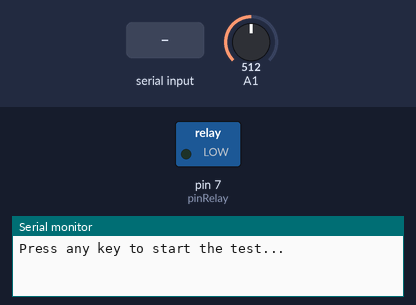
The sketch below on a simulated Arduino Uno, built with avr-gcc and run on an emulated ATmega328P. Parts: switched loads named in the sketch (green lamp = pin HIGH), the last lines printed to the serial monitor. Inputs (shaded band) come from the test bench; at power-on: A1 = 512.

Above: at 0.9 s.
1.0 s: "1" received over Serial
At 2.0 s:
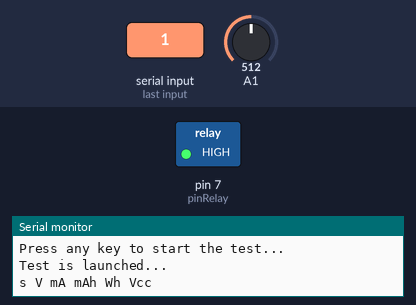
Timing chart, 0 to 7.5 s (numbered marks = the images above; inputs shaded):
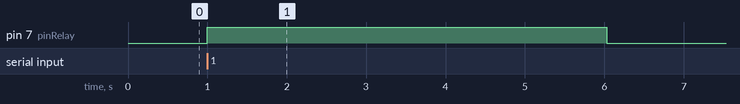

Measured:
- after the input at 1.0 s, pin 7 (pinRelay): LOW → HIGH at once, → LOW 5.0 s later

The sketch:

habr_tester.ino
```cpp
//Ïðîñòîé òåñòåð ¸ìêîñòè àêêóìóëÿòîðîâ íà Arduino

//https://habr.com/ru/post/389105/


#define A_PIN 1
#define NUM_READS 100
#define pinRelay 7

const float typVbg = 1.095; // 1.0 -- 1.2
float Voff = 2.5; // íàïðÿæåíèå âûêëþ÷åíèÿ
float I;
float cap = 0;
float V;
float Vcc;
float Wh = 0;
unsigned long prevMillis;
unsigned long testStart;

void setup() {
  Serial.begin(9600);
  pinMode(pinRelay, OUTPUT);
  Serial.println("Press any key to start the test...");
  while (Serial.available() == 0) {
  }
  Serial.println("Test is launched...");
  Serial.print("s");
  Serial.print(" ");
  Serial.print("V");
  Serial.print(" ");
  Serial.print("mA");
  Serial.print(" ");
  Serial.print("mAh");
  Serial.print(" ");
  Serial.print("Wh");
  Serial.print(" ");
  Serial.println("Vcc");
  digitalWrite(pinRelay, HIGH);
  testStart = millis();
  prevMillis = millis();
}

void loop() {
  Vcc = readVcc(); //ñ÷èòûâàíèå îïîðíîãî íàïðÿæåíèÿ
  V = (readAnalog(A_PIN) * Vcc) / 1023.000; //ñ÷èòûâàíèå íàïðÿæåíèÿ ÀÊÁ
  if (V > 0.01) I = -13.1 * V * V + 344.3 * V + 23.2; //ðàñ÷åò òîêà ïî ÂÀÕ ñïèðàëè
  else I=0;
  cap += (I * (millis() - prevMillis) / 3600000); //ðàñ÷åò åìêîñòè ÀÊÁ â ìÀ÷
  Wh += I * V * (millis() - prevMillis) / 3600000000; //ðàñ÷åò åìêîñòè ÀÊÁ â Âò×
  prevMillis = millis();
  sendData(); // îòïðàâêà äàííûõ â ïîñëåäîâàòåëüíûé ïîðò

  if (V < Voff) { //âûêëþ÷åíèå íàãðóçêè ïðè äîñòèæåíèè ïîðîãîâîãî íàïðÿæåíèÿ
    digitalWrite(pinRelay, LOW);
    Serial.println("Test is done");
    while (2 > 1) {
    }
  }
}

void sendData() {
  Serial.print((millis() - testStart) / 1000);
  Serial.print(" ");
  Serial.print(V, 3);
  Serial.print(" ");
  Serial.print(I, 1);
  Serial.print(" ");
  Serial.print(cap, 0);
  Serial.print(" ");
  Serial.print(Wh, 2);
  Serial.print(" ");
  Serial.println(Vcc, 3);
}


float readAnalog(int pin) {
  // read multiple values and sort them to take the mode
  int sortedValues[NUM_READS];
  for (int i = 0; i < NUM_READS; i++) {
    delay(25);
    int value = analogRead(pin);
    int j;
    if (value < sortedValues[0] || i == 0) {
      j = 0; //insert at first position
    }
    else {
      for (j = 1; j < i; j++) {
        if (sortedValues[j - 1] <= value && sortedValues[j] >= value) {
          // j is insert position
          break;
        }
      }
    }
    for (int k = i; k > j; k--) {
      // move all values higher than current reading up one position
      sortedValues[k] = sortedValues[k - 1];
    }
    sortedValues[j] = value; //insert current reading
  }
  //return scaled mode of 10 values
  float returnval = 0;
  for (int i = NUM_READS / 2 - 5; i < (NUM_READS / 2 + 5); i++) {
    returnval += sortedValues[i];
  }
  return returnval / 10;
}


float readVcc() {
  // read multiple values and sort them to take the mode
  float sortedValues[NUM_READS];
  for (int i = 0; i < NUM_READS; i++) {
    float tmp = 0.0;
    ADMUX = _BV(REFS0) | _BV(MUX3) | _BV(MUX2) | _BV(MUX1);
    ADCSRA |= _BV(ADSC); // Start conversion
    delay(25);
    while (bit_is_set(ADCSRA, ADSC)); // measuring
    uint8_t low = ADCL; // must read ADCL first - it then locks ADCH
    uint8_t high = ADCH; // unlocks both
    tmp = (high << 8) | low;
    float value = (typVbg * 1023.0) / tmp;
    int j;
    if (value < sortedValues[0] || i == 0) {
      j = 0; //insert at first position
    }
    else {
      for (j = 1; j < i; j++) {
        if (sortedValues[j - 1] <= value && sortedValues[j] >= value) {
          // j is insert position
          break;
        }
      }
    }
    for (int k = i; k > j; k--) {
      // move all values higher than current reading up one position
      sortedValues[k] = sortedValues[k - 1];
    }
    sortedValues[j] = value; //insert current reading
  }
  //return scaled mode of 10 values
  float returnval = 0;
  for (int i = NUM_READS / 2 - 5; i < (NUM_READS / 2 + 5); i++) {
    returnval += sortedValues[i];
  }
  return returnval / 10;
}
```
